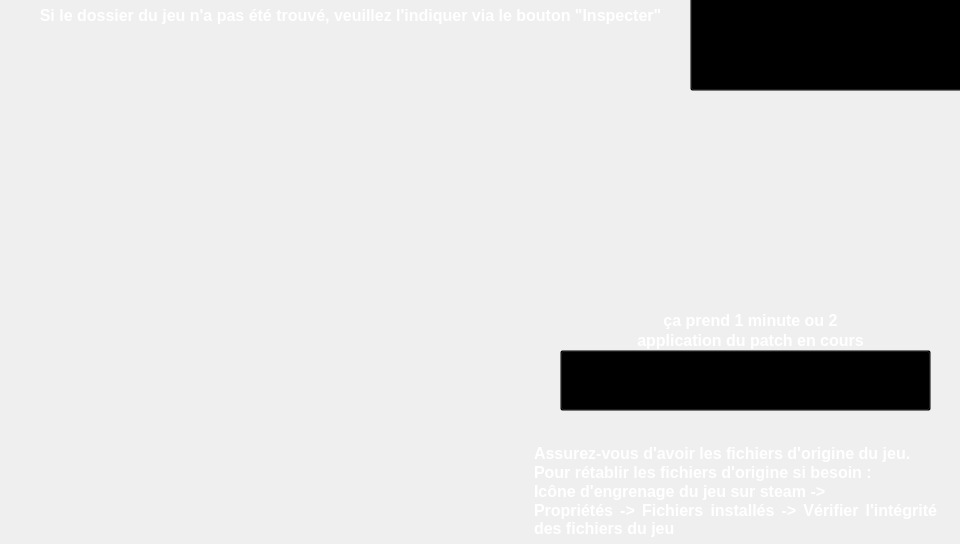
<?xml version="1.0" encoding="UTF-8"?>
<ui version="4.0">
 <class>MainWindow</class>
 <widget class="QMainWindow" name="MainWindow">
  <property name="geometry">
   <rect>
    <x>0</x>
    <y>0</y>
    <width>960</width>
    <height>544</height>
   </rect>
  </property>
  <property name="windowTitle">
   <string>DreamTeamTrad - Patch Auto Zero Escape: The Nonary Games (999)</string>
  </property>
  <property name="windowIcon">
   <iconset resource="ressource.qrc">
    <normaloff>:/ressource/DreamteamLogo.ico</normaloff>:/ressource/DreamteamLogo.ico</iconset>
  </property>
  <property name="styleSheet">
   <string notr="true">QMainWindow#MainWindow {
    background-image: url(:/ressource/0000ae52.png);
	background-repeat: no-repeat;
    background-position: center;
	bbackground-size: cover;
	background-position: center;
	border: none;
}</string>
  </property>
  <widget class="QWidget" name="centralwidget">
   <property name="styleSheet">
    <string notr="true">QWidget#centralwidget {
                background-image: url(:/ressource/0000ae52.png);
            }</string>
   </property>
   <widget class="QPushButton" name="pushButton_browse">
    <property name="geometry">
     <rect>
      <x>690</x>
      <y>-20</y>
      <width>305</width>
      <height>111</height>
     </rect>
    </property>
    <property name="styleSheet">
     <string notr="true">QPushButton#pushButton_browse {
	background-image: url(:/ressource/0000003e.png);
}
QPushButton#pushButton_browse:hover {
	background-image: url(:/ressource/0000003b.png);
}
QPushButton#pushButton_browse:pressed {
	background-image: url(:/ressource/0000005b.png);
}
QPushButton {
background: transparent;
}</string>
    </property>
    <property name="text">
     <string/>
    </property>
   </widget>
   <widget class="QPushButton" name="pushButton_process">
    <property name="geometry">
     <rect>
      <x>560</x>
      <y>350</y>
      <width>371</width>
      <height>61</height>
     </rect>
    </property>
    <property name="maximumSize">
     <size>
      <width>16777215</width>
      <height>16777211</height>
     </size>
    </property>
    <property name="autoFillBackground">
     <bool>false</bool>
    </property>
    <property name="styleSheet">
     <string notr="true">QPushButton#pushButton_process {
	background-image: url(:/ressource/00005ae7.png);
}
QPushButton#pushButton_process:hover {
	background-image: url(:/ressource/00005b09.png);
}
QPushButton#pushButton_process:pressed {
	background-image: url(:/ressource/00005ae5.png);
}
QPushButton {
background: transparent;
}</string>
    </property>
   </widget>
   <widget class="QLineEdit" name="lineEdit_gamePath">
    <property name="geometry">
     <rect>
      <x>40</x>
      <y>110</y>
      <width>851</width>
      <height>71</height>
     </rect>
    </property>
    <property name="font">
     <font>
      <pointsize>12</pointsize>
      <weight>75</weight>
      <bold>true</bold>
     </font>
    </property>
    <property name="styleSheet">
     <string notr="true">QLineEdit#lineEdit_gamePath {
	background-image: url(:/ressource/00000069.png);
	background-repeat: no-repeat;
    background-position: center;
	background-size: contain;
	color: white;
	font-weight: bold;
	background-position: center;
	border: none;
}
QLineEdit {
background: transparent;
}</string>
    </property>
    <property name="alignment">
     <set>Qt::AlignCenter</set>
    </property>
   </widget>
   <widget class="QLabel" name="label_noGameFound">
    <property name="geometry">
     <rect>
      <x>0</x>
      <y>0</y>
      <width>701</width>
      <height>31</height>
     </rect>
    </property>
    <property name="font">
     <font>
      <pointsize>12</pointsize>
      <weight>75</weight>
      <bold>true</bold>
     </font>
    </property>
    <property name="styleSheet">
     <string notr="true">QLabel#label_noGameFound {
	color: white;
	font-weight: bold;
}</string>
    </property>
    <property name="text">
     <string>Si le dossier du jeu n'a pas été trouvé, veuillez l'indiquer via le bouton &quot;Inspecter&quot;</string>
    </property>
    <property name="alignment">
     <set>Qt::AlignCenter</set>
    </property>
   </widget>
   <widget class="QLabel" name="label_stateProcess">
    <property name="geometry">
     <rect>
      <x>630</x>
      <y>330</y>
      <width>241</width>
      <height>21</height>
     </rect>
    </property>
    <property name="font">
     <font>
      <pointsize>12</pointsize>
      <weight>75</weight>
      <bold>true</bold>
     </font>
    </property>
    <property name="styleSheet">
     <string notr="true">QLabel#label_stateProcess {
	color: white;
	font-weight: bold;
}</string>
    </property>
    <property name="text">
     <string>application du patch en cours</string>
    </property>
    <property name="alignment">
     <set>Qt::AlignCenter</set>
    </property>
   </widget>
   <widget class="QLabel" name="image999">
    <property name="geometry">
     <rect>
      <x>0</x>
      <y>390</y>
      <width>381</width>
      <height>151</height>
     </rect>
    </property>
    <property name="sizePolicy">
     <sizepolicy hsizetype="Preferred" vsizetype="Preferred">
      <horstretch>0</horstretch>
      <verstretch>0</verstretch>
     </sizepolicy>
    </property>
    <property name="styleSheet">
     <string notr="true">QLabel#image999 {
	background-repeat: no-repeat;
    background-position: center;
	background-size: contain;
	background-position: center;
	border: none;
}</string>
    </property>
    <property name="text">
     <string/>
    </property>
    <property name="pixmap">
     <pixmap resource="ressource.qrc">:/ressource/00005af1.png</pixmap>
    </property>
    <property name="scaledContents">
     <bool>true</bool>
    </property>
   </widget>
   <widget class="QTextEdit" name="texEdit_steamReset">
    <property name="geometry">
     <rect>
      <x>530</x>
      <y>440</y>
      <width>411</width>
      <height>141</height>
     </rect>
    </property>
    <property name="styleSheet">
     <string notr="true">QTextEdit#texEdit_steamReset{
	background-color: transparent;
	color: white;
	font-weight: bold;
}</string>
    </property>
    <property name="frameShape">
     <enum>QFrame::NoFrame</enum>
    </property>
    <property name="frameShadow">
     <enum>QFrame::Plain</enum>
    </property>
    <property name="readOnly">
     <bool>true</bool>
    </property>
    <property name="html">
     <string>&lt;!DOCTYPE HTML PUBLIC &quot;-//W3C//DTD HTML 4.0//EN&quot; &quot;http://www.w3.org/TR/REC-html40/strict.dtd&quot;&gt;
&lt;html&gt;&lt;head&gt;&lt;meta name=&quot;qrichtext&quot; content=&quot;1&quot; /&gt;&lt;style type=&quot;text/css&quot;&gt;
p, li { white-space: pre-wrap; }
&lt;/style&gt;&lt;/head&gt;&lt;body style=&quot; font-family:'MS Shell Dlg 2'; font-size:8.25pt; font-weight:600; font-style:normal;&quot;&gt;
&lt;p align=&quot;justify&quot; style=&quot; margin-top:0px; margin-bottom:0px; margin-left:0px; margin-right:0px; -qt-block-indent:0; text-indent:0px;&quot;&gt;&lt;span style=&quot; font-size:12pt; color:#ffffff;&quot;&gt;Assurez-vous d'avoir les fichiers d'origine du jeu.&lt;/span&gt;&lt;/p&gt;
&lt;p align=&quot;justify&quot; style=&quot; margin-top:0px; margin-bottom:0px; margin-left:0px; margin-right:0px; -qt-block-indent:0; text-indent:0px;&quot;&gt;&lt;span style=&quot; font-size:12pt; color:#ffffff;&quot;&gt;Pour rétablir les fichiers d'origine si besoin :&lt;/span&gt;&lt;/p&gt;
&lt;p align=&quot;justify&quot; style=&quot; margin-top:0px; margin-bottom:0px; margin-left:0px; margin-right:0px; -qt-block-indent:0; text-indent:0px;&quot;&gt;&lt;span style=&quot; font-size:12pt; color:#ffffff;&quot;&gt;Icône d'engrenage du jeu sur steam -&amp;gt;&lt;/span&gt;&lt;/p&gt;
&lt;p align=&quot;justify&quot; style=&quot; margin-top:0px; margin-bottom:0px; margin-left:0px; margin-right:0px; -qt-block-indent:0; text-indent:0px;&quot;&gt;&lt;span style=&quot; font-size:12pt; color:#ffffff;&quot;&gt;Propriétés -&amp;gt; Fichiers installés -&amp;gt; Vérifier l'intégrité des fichiers du jeu&lt;/span&gt;&lt;/p&gt;&lt;/body&gt;&lt;/html&gt;</string>
    </property>
    <property name="textInteractionFlags">
     <set>Qt::NoTextInteraction</set>
    </property>
   </widget>
   <widget class="QLabel" name="label_stateProcess_2">
    <property name="geometry">
     <rect>
      <x>630</x>
      <y>310</y>
      <width>241</width>
      <height>21</height>
     </rect>
    </property>
    <property name="font">
     <font>
      <pointsize>12</pointsize>
      <weight>75</weight>
      <bold>true</bold>
     </font>
    </property>
    <property name="styleSheet">
     <string notr="true">QLabel#label_stateProcess_2 {
	color: white;
	font-weight: bold;
}</string>
    </property>
    <property name="text">
     <string>ça prend 1 minute ou 2</string>
    </property>
    <property name="alignment">
     <set>Qt::AlignCenter</set>
    </property>
   </widget>
  </widget>
 </widget>
 <resources>
  <include location="ressource.qrc"/>
 </resources>
 <connections/>
</ui>
